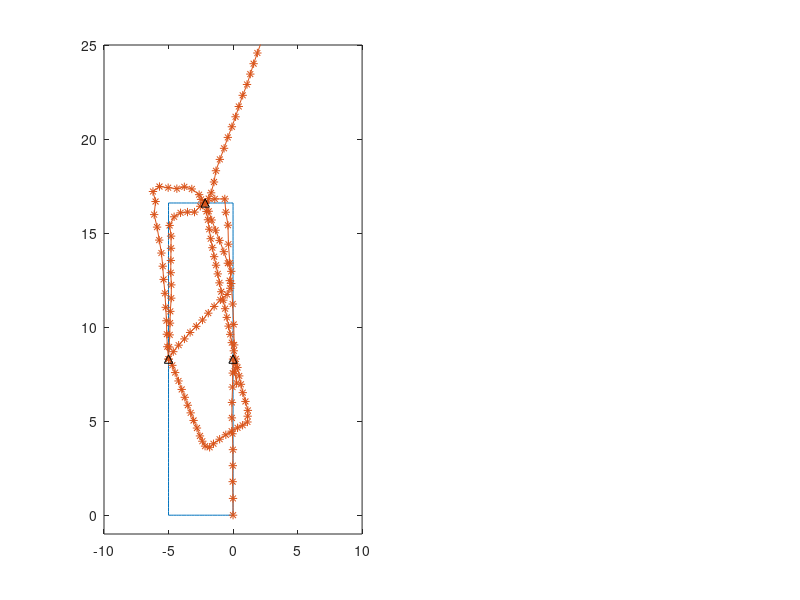

Here is the MATLAB script that generated this plot: (Note: this script raises an error after producing the figure.)
close all; clear; clc;

load curser_list_real_ground_truth_tone;

truth_y_1 = (0:0.2:16.6)';
truth_x_1 = zeros(length(truth_y_1),1);
truth_x_2 = (0:-0.2:-5)';
truth_y_2 = 16.6*ones(length(truth_x_2),1);
truth_y_3 = (16.6:-0.2:0)';
truth_x_3 = -5*ones(length(truth_y_3),1);
truth_x_4 = (-5:0.2:0)';
truth_y_4 = zeros(length(truth_x_4),1);

truth_x = cat(1,truth_x_1,truth_x_2,truth_x_3,truth_x_4);
truth_y = cat(1,truth_y_1,truth_y_2,truth_y_3,truth_y_4);
truth_list = cat(2,truth_x,truth_y);
figure;
subplot(1,2,1)
plot(truth_x,truth_y);
hold on;
plot(curser_list(:,1),curser_list(:,2), '-*');
hold on;
scatter([0,-2.16,-5],[8.3,16.6,8.3],'k','^');
xlim([-10,10]);
ylim([-1,25]);
hold off;

errVec = [];
for i = (1:length(curser_list))
    errVec = [errVec, find_closest(curser_list(i,1),curser_list(i,2),truth_list)];
end
subplot(1,2,2)
plot(errVec);
xlabel('step');
ylabel('Error');
function err = find_closest(x, y, truth_list)
    err = 25;
    for i = 1:length(truth_list)
        tmp = sqrt((x-truth_list(i,1))^2+(y-truth_list(i,2))^2);
        if tmp < err
            err = tmp;
        end
    end
end

